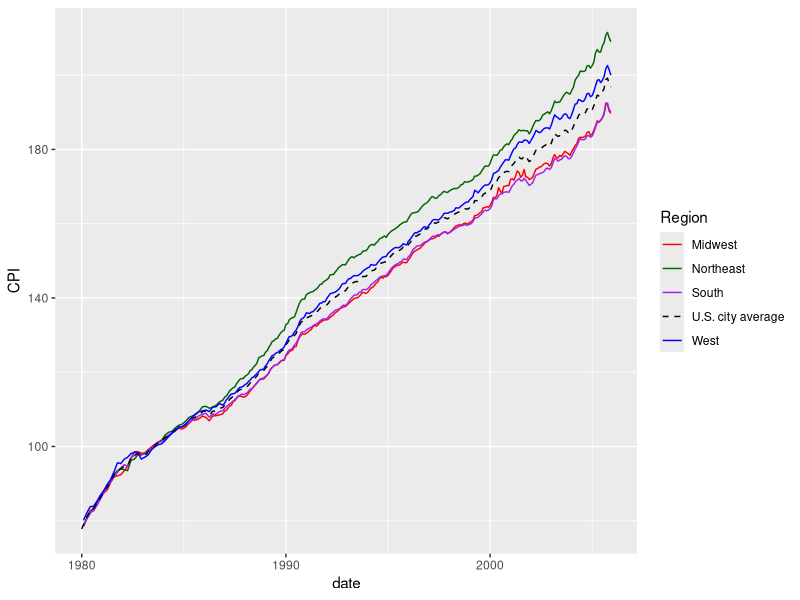
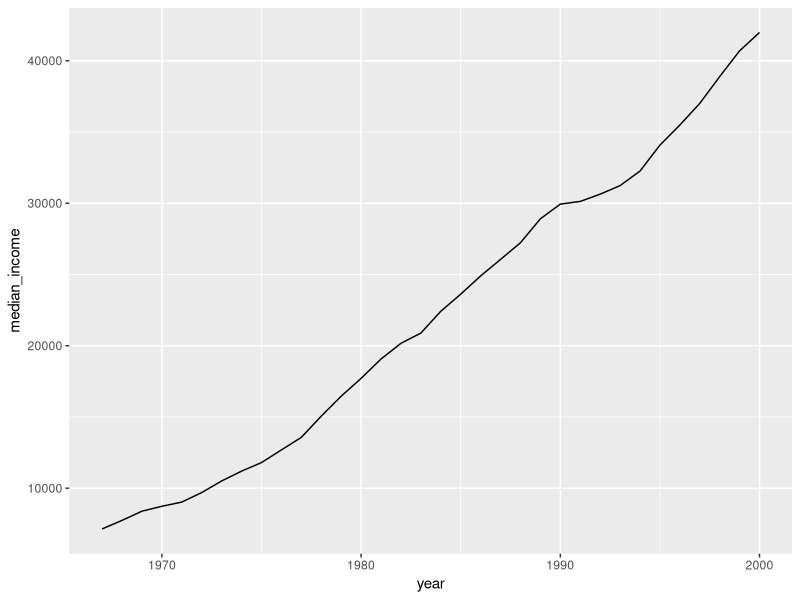
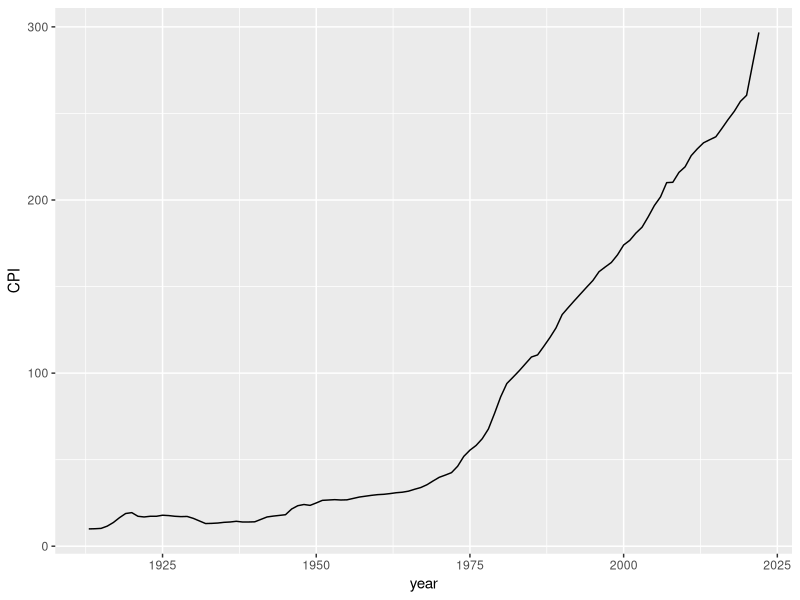
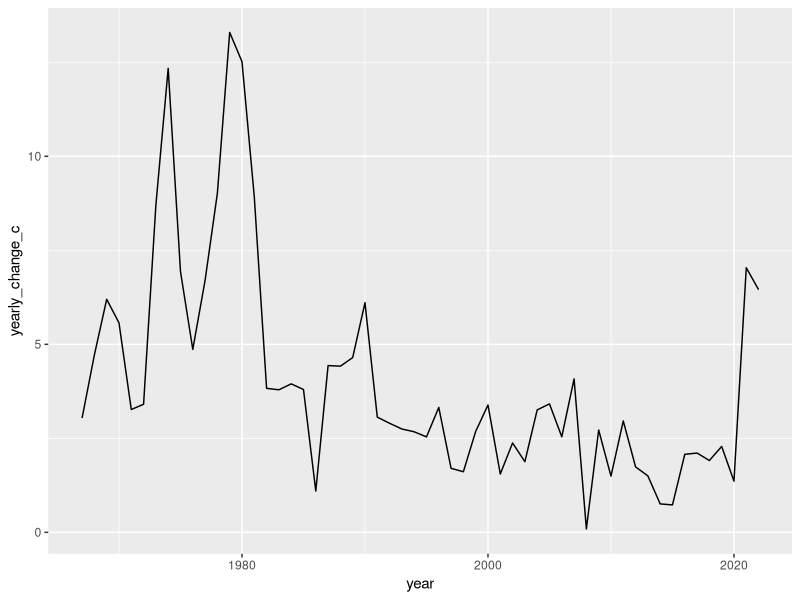
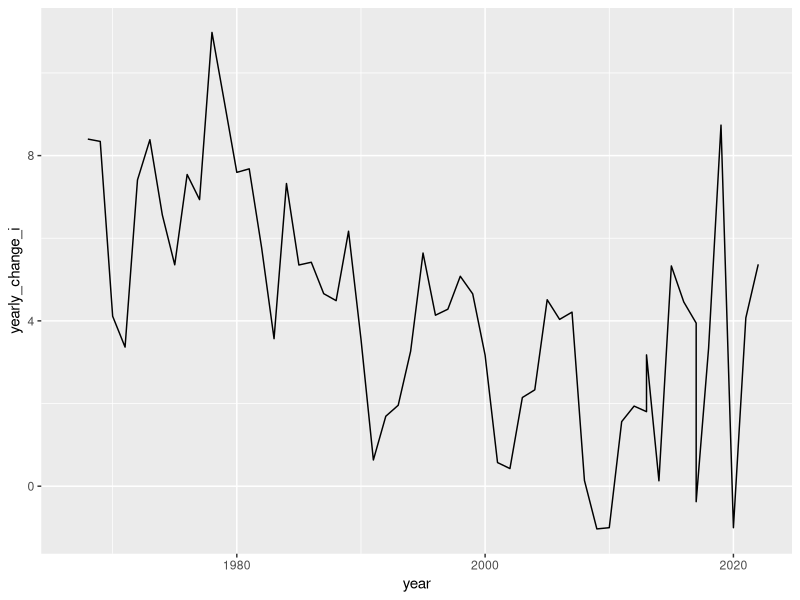
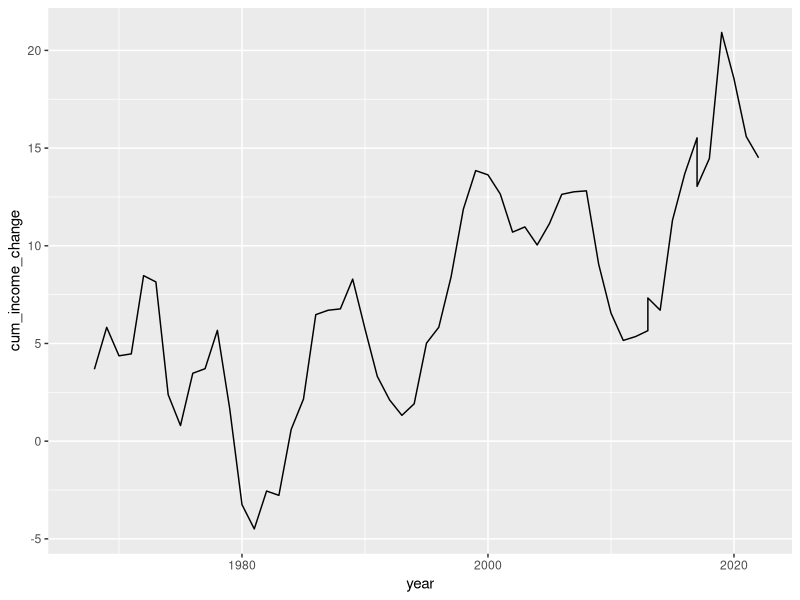
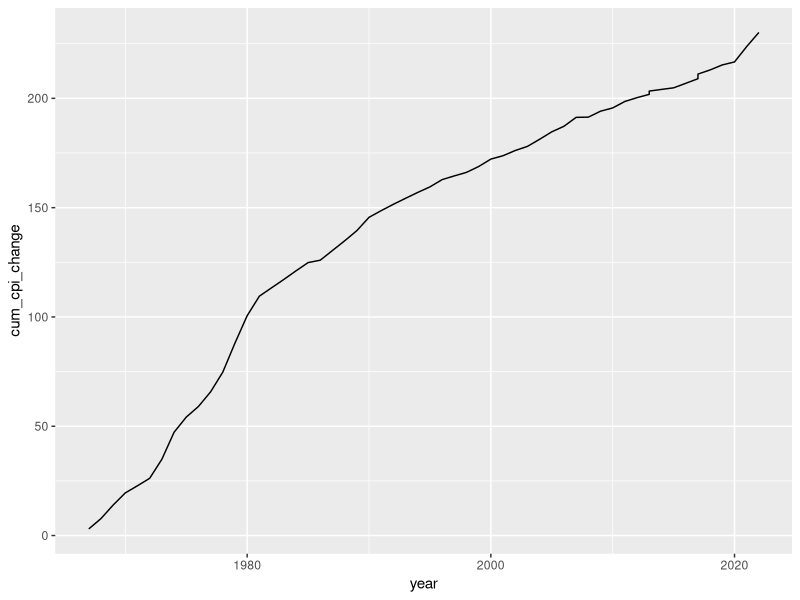
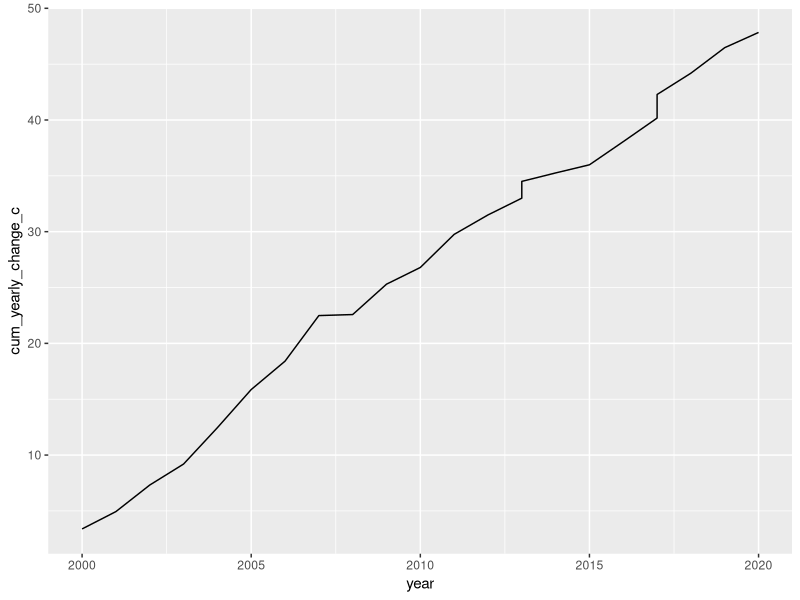

The R source for these figures, in order:
## ---- chunk 1
library(tidyverse)
library(lubridate)
library(dplyr)
## ---- chunk 2
cpi_by_region <- read_csv("../data/cpi_by_region.csv")
accurate_income <- read_csv("../data/accurate_income.csv")
cpi_total <- read_csv("../data/all_cpi_updated.csv")
cpi_income <- read_csv("../data/cpi_income.csv")
## ---- chunk 3
cpi_by_region <- cpi_by_region |>
  mutate(date = mdy(paste(Month, "01", Period)))
## ---- chunk 4
min_year = 1990
max_year = 2000

cpi_by_region |>
  filter(Period >= min_year, Period <= max_year)
## ---- chunk 5
min_year = 1980
max_year = 2005

cpi_by_region |>
  filter(Period >= min_year, Period <= max_year) |>
  ggplot(aes(x = date, y = CPI, group = Region, color = Region,linetype = Region)) +
  geom_line() +
  scale_color_manual(values = c('Red','Dark Green', 'Purple', 'Black', 'Blue')) +
  scale_linetype_manual(values = c("solid","solid", "solid", "dashed","solid"))
## ---- chunk 6
min_year = 1960
max_year = 2000
accurate_income |>
  filter(year >= min_year, year <= max_year) |>
  ggplot(aes(x = year, y= median_income))+
    geom_line()
       
## ---- chunk 7
cpi_total |>
  ggplot(aes(x = year, y = CPI)) +
  geom_line()
## ---- chunk 8
cpi_income |>
  ggplot(aes(x= year, y = yearly_change_c)) +
  geom_line()
## ---- chunk 9
cpi_income |>
  ggplot(aes(x= year, y = yearly_change_i)) +
  geom_line()
## ---- chunk 10
cpi_income |>
  ggplot(aes(x = year, y = cum_income_change)) +
  geom_line()
## ---- chunk 11
cpi_income
## ---- chunk 12
cpi_income |>
  ggplot(aes(x= year, y = cum_cpi_change)) +
  geom_line()
## ---- chunk 13
min_year = 2000
max_year = 2020

adjustable_cpi_income <- cpi_income |>
  filter(year >= min_year, year <= max_year)

adjustable_cpi_income <- adjustable_cpi_income |>
  mutate(cum_yearly_change_c = cumsum(yearly_change_c))

adjustable_cpi_income |>
  ggplot(aes(x = year, y = cum_yearly_change_c)) +
  geom_line()
